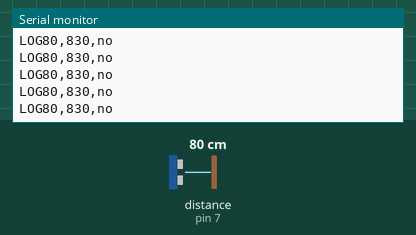
A sketch run on a simulated Arduino Uno, built with avr-gcc and run on an emulated ATmega328P. On the bench: the last lines printed to the serial monitor. The inputs (shaded band) are chosen by the test bench; at power-on: distance to the obstacle (sensor on pin 7) 80 cm. The echo pulse lasts 58.3 µs per cm.

Above: at 1.2 s.
1.3 s: distance to the obstacle (sensor on pin 7) set to 4 cm
At 2.3 s:
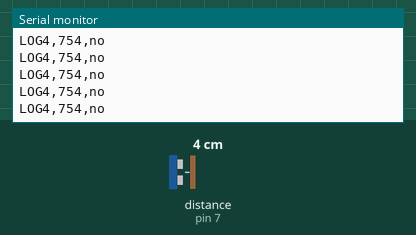
4.3 s: distance to the obstacle (sensor on pin 7) set to 2 cm
At 5.0 s:
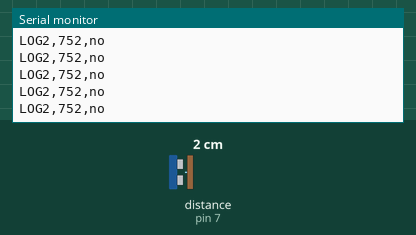
10.3 s: distance to the obstacle (sensor on pin 7) set to 18 cm
At 11.1 s:
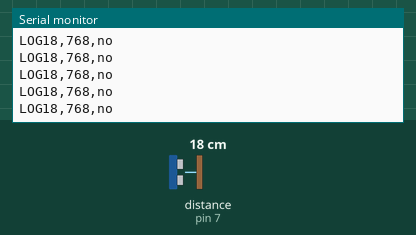
13.3 s: distance to the obstacle (sensor on pin 7) set to 250 cm
At 13.43 s:
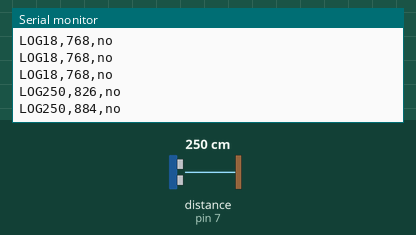
16.3 s: distance to the obstacle (sensor on pin 7) set to 197 cm
At 16.32 s:
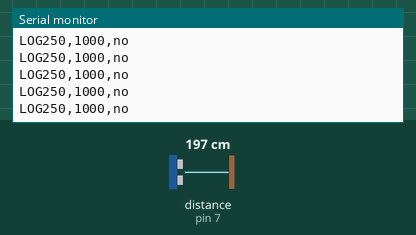
Timing chart, 0 to 19.3 s (numbered marks = the images above; inputs shaded):
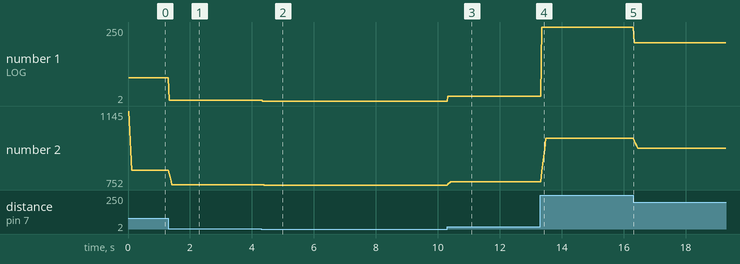

Measured:
- after the input at 1.3 s, the serial monitor: prints a new line at once (image 1)
- after the input at 4.3 s, the serial monitor: prints a new line after 0.05 s (image 2)
- after the input at 10.3 s, the serial monitor: prints a new line at once (image 3)
- after the input at 13.3 s, the serial monitor: prints a new line after 0.06 s (image 4)
- plotted number 1: 80 → 4 after the input at 1.3 s, 4 → 2 after the input at 4.3 s, 2 → 18 after the input at 10.3 s, 18 → 250 after the input at 13.3 s, 250 → 197 after the input at 16.3 s
- plotted number 2: 830 → 754 after the input at 1.3 s, 754 → 752 after the input at 4.3 s, 752 → 768 after the input at 10.3 s, 768 → 1000 after the input at 13.3 s, 1000 → 947 after the input at 16.3 s

The sketch:

SR04_Test_Readout.ino
```cpp
//UTS Test Program - Testing the ultrasonic sensor on the Mars Lander
//The program will begin the serial connection with a "HELLO" message, and then proceed
//to take readings from the ultrasonic sensor every SAMPLES_DELAY milliseconds and then report
//back the number of centimeters that it reads.
//At the same time it will run the running average function, and will report back the running average and if the threshold was reached.
//
// The format of the USB report is: [distance cm], [running average distance], [detected (yes/no)]
//
// THRESHOLD is in centimeters
// SAMPLES_DELAY is in milliseconds
#include "SR04.h"

#define UTS_SAMPLES 4
#define SAMPLES_DELAY 2
#define THRESHOLD 200

#define TRIG_PIN 7
#define ECHO_PIN 6

#define BAUD_RATE 9600

#define s Serial

typedef unsigned short USHORT;

SR04 sr04 = SR04(ECHO_PIN,TRIG_PIN);

int readingIter = 0;
int average = 0;
int readings[UTS_SAMPLES];
int totalCM = 5000;
bool detected = false;

long read_uts_sensor() {
  return sr04.Distance();
}

void setup() {
   s.begin(BAUD_RATE);
   s.println("HELLO");
   for(USHORT i = 0; i < UTS_SAMPLES; i++){
    readings[i] = 500;
  }
}

void loop() {
    totalCM = totalCM - readings[readingIter];
    readings[readingIter] = read_uts_sensor();
    totalCM = totalCM + readings[readingIter];
    average = totalCM/UTS_SAMPLES;
    detected = THRESHOLD >= average;
    s.print("LOG");
    s.print(readings[readingIter]);
    s.print(",");
    s.print(average);
    s.print(",");
    s.println((detected ? "yes" : "no"));
    delay(SAMPLES_DELAY);
    readingIter += 1;
    if(readingIter >= UTS_SAMPLES) {
      readingIter = 0;
    }
}
```
